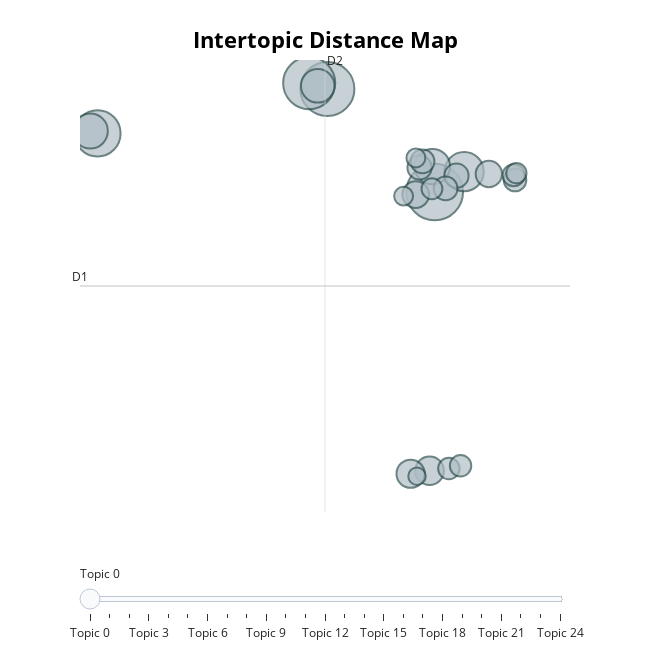

The cell this chart's notebook holds for it:
### Code cell
cc_topic_model.visualize_topics()

### Figure 1 — Plotly figure (JSON) as saved in the notebook; plotly's stock layout.template omitted (floating-point values rounded to 4 significant figures)
{"data": [{"customdata": [[0, "energy | power | electricity | system | wind", 125], [1, "specie | change | population | forest | climate", 114], [2, "solar | temperature | global | cycle | year", 106], [3, "opinion | topic | user | climate | change", 83], [4, "crop | agricultural | agriculture | yield | food", 60], [5, "precipitation | datum | model | weather | prediction", 49], [6, "research | climate | science | change | policy", 48], [7, "climate | system | response | model | equilibrium", 44], [8, "rainfall | precipitation | drought | region | model", 32], [9, "ice | seaice | model | ocean | observation", 31], [10, "emission | civilization | energy | global | co", 28], [11, "wildfire | fire | detection | risk | burn", 27], [12, "co | adsorption | material | dope | reaction", 23], [13, "methane | emission | satellite | pollutant | prediction", 23], [14, "vehicle | charge | transport | evs | emission", 22], [15, "dataset | image | remotesense | imagery | model", 22], [16, "urban | city | tree | heat | building", 20], [17, "disaster | flood | network | risk | hurricane", 19], [18, "extreme | event | temperature | distribution | quantile", 18], [19, "model | projection | uncertainty | climate | gcm", 18], [20, "policy | decision | model | damage | dice", 17], [21, "disease | spread | rainfall | mosquito | pandemic", 16], [22, "gasmixture | gas | detector | rpc | mixture", 14], [23, "forest | tree | deforestation | lidar | accuracy", 14], [24, "co | injection | storage | pressure | aquifer", 12]], "hovertemplate": "<b>Topic %{customdata[0]}</b><br>%{customdata[1]}<br>Size: %{customdata[2]}", "legendgroup": "", "marker": {"color": "#B0BEC5", "line": {"color": "DarkSlateGrey", "width": 2}, "size": [125, 114, 106, 83, 60, 49, 48, 44, 32, 31, 28, 27, 23, 23, 22, 22, 20, 19, 18, 18, 17, 16, 14, 14, 12], "sizemode": "area", "sizeref": 0.07812, "symbol": "circle"}, "mode": "markers", "name": "", "orientation": "v", "showlegend": false, "type": "scatter", "x": [6.543, 3.996, 3.564, -1.456, 7.24, 6.487, -1.628, 3.767, 6.42, 5.97, 6.091, 7.826, 7.058, 6.183, 6.801, 6.253, 8.447, 8.415, 6.878, 7.155, 6.477, 8.479, 5.805, 6.096, 6.123], "xaxis": "x", "y": [3.338, 10.95, 11.38, 7.666, 4.837, 5.211, 7.838, 11.18, -17.25, -17.48, 3.146, 4.665, 4.538, 5.146, 3.601, 5.597, 4.227, 4.577, -17.09, -16.89, 3.577, 4.725, 3.031, 5.852, -17.66], "yaxis": "y"}], "layout": {"annotations": [{"showarrow": false, "text": "D1", "x": -1.872, "y": -3.609, "yshift": 10}, {"showarrow": false, "text": "D2", "x": 3.94, "xshift": 10, "y": 13.09}], "height": 650, "hoverlabel": {"bgcolor": "white", "font": {"family": "Rockwell", "size": 16}}, "legend": {"itemsizing": "constant", "tracegroupgap": 0}, "margin": {"t": 60}, "shapes": [{"line": {"color": "#CFD8DC", "width": 2}, "type": "line", "x0": 3.94, "x1": 3.94, "y0": -20.3, "y1": 13.09}, {"line": {"color": "#9E9E9E", "width": 2}, "type": "line", "x0": -1.872, "x1": 9.751, "y0": -3.609, "y1": -3.609}], "sliders": [{"active": 0, "pad": {"t": 50}, "steps": [{"args": [{"marker.color": [["red", "#B0BEC5", "#B0BEC5", "#B0BEC5", "#B0BEC5", "#B0BEC5", "#B0BEC5", "#B0BEC5", "#B0BEC5", "#B0BEC5", "#B0BEC5", "#B0BEC5", "#B0BEC5", "#B0BEC5", "#B0BEC5", "#B0BEC5", "#B0BEC5", "#B0BEC5", "#B0BEC5", "#B0BEC5", "#B0BEC5", "#B0BEC5", "#B0BEC5", "#B0BEC5", "#B0BEC5"]]}], "label": "Topic 0", "method": "update"}, {"args": [{"marker.color": [["#B0BEC5", "red", "#B0BEC5", "#B0BEC5", "#B0BEC5", "#B0BEC5", "#B0BEC5", "#B0BEC5", "#B0BEC5", "#B0BEC5", "#B0BEC5", "#B0BEC5", "#B0BEC5", "#B0BEC5", "#B0BEC5", "#B0BEC5", "#B0BEC5", "#B0BEC5", "#B0BEC5", "#B0BEC5", "#B0BEC5", "#B0BEC5", "#B0BEC5", "#B0BEC5", "#B0BEC5"]]}], "label": "Topic 1", "method": "update"}, {"args": [{"marker.color": [["#B0BEC5", "#B0BEC5", "red", "#B0BEC5", "#B0BEC5", "#B0BEC5", "#B0BEC5", "#B0BEC5", "#B0BEC5", "#B0BEC5", "#B0BEC5", "#B0BEC5", "#B0BEC5", "#B0BEC5", "#B0BEC5", "#B0BEC5", "#B0BEC5", "#B0BEC5", "#B0BEC5", "#B0BEC5", "#B0BEC5", "#B0BEC5", "#B0BEC5", "#B0BEC5", "#B0BEC5"]]}], "label": "Topic 2", "method": "update"}, {"args": [{"marker.color": [["#B0BEC5", "#B0BEC5", "#B0BEC5", "red", "#B0BEC5", "#B0BEC5", "#B0BEC5", "#B0BEC5", "#B0BEC5", "#B0BEC5", "#B0BEC5", "#B0BEC5", "#B0BEC5", "#B0BEC5", "#B0BEC5", "#B0BEC5", "#B0BEC5", "#B0BEC5", "#B0BEC5", "#B0BEC5", "#B0BEC5", "#B0BEC5", "#B0BEC5", "#B0BEC5", "#B0BEC5"]]}], "label": "Topic 3", "method": "update"}, {"args": [{"marker.color": [["#B0BEC5", "#B0BEC5", "#B0BEC5", "#B0BEC5", "red", "#B0BEC5", "#B0BEC5", "#B0BEC5", "#B0BEC5", "#B0BEC5", "#B0BEC5", "#B0BEC5", "#B0BEC5", "#B0BEC5", "#B0BEC5", "#B0BEC5", "#B0BEC5", "#B0BEC5", "#B0BEC5", "#B0BEC5", "#B0BEC5", "#B0BEC5", "#B0BEC5", "#B0BEC5", "#B0BEC5"]]}], "label": "Topic 4", "method": "update"}, {"args": [{"marker.color": [["#B0BEC5", "#B0BEC5", "#B0BEC5", "#B0BEC5", "#B0BEC5", "red", "#B0BEC5", "#B0BEC5", "#B0BEC5", "#B0BEC5", "#B0BEC5", "#B0BEC5", "#B0BEC5", "#B0BEC5", "#B0BEC5", "#B0BEC5", "#B0BEC5", "#B0BEC5", "#B0BEC5", "#B0BEC5", "#B0BEC5", "#B0BEC5", "#B0BEC5", "#B0BEC5", "#B0BEC5"]]}], "label": "Topic 5", "method": "update"}, {"args": [{"marker.color": [["#B0BEC5", "#B0BEC5", "#B0BEC5", "#B0BEC5", "#B0BEC5", "#B0BEC5", "red", "#B0BEC5", "#B0BEC5", "#B0BEC5", "#B0BEC5", "#B0BEC5", "#B0BEC5", "#B0BEC5", "#B0BEC5", "#B0BEC5", "#B0BEC5", "#B0BEC5", "#B0BEC5", "#B0BEC5", "#B0BEC5", "#B0BEC5", "#B0BEC5", "#B0BEC5", "#B0BEC5"]]}], "label": "Topic 6", "method": "update"}, {"args": [{"marker.color": [["#B0BEC5", "#B0BEC5", "#B0BEC5", "#B0BEC5", "#B0BEC5", "#B0BEC5", "#B0BEC5", "red", "#B0BEC5", "#B0BEC5", "#B0BEC5", "#B0BEC5", "#B0BEC5", "#B0BEC5", "#B0BEC5", "#B0BEC5", "#B0BEC5", "#B0BEC5", "#B0BEC5", "#B0BEC5", "#B0BEC5", "#B0BEC5", "#B0BEC5", "#B0BEC5", "#B0BEC5"]]}], "label": "Topic 7", "method": "update"}, {"args": [{"marker.color": [["#B0BEC5", "#B0BEC5", "#B0BEC5", "#B0BEC5", "#B0BEC5", "#B0BEC5", "#B0BEC5", "#B0BEC5", "red", "#B0BEC5", "#B0BEC5", "#B0BEC5", "#B0BEC5", "#B0BEC5", "#B0BEC5", "#B0BEC5", "#B0BEC5", "#B0BEC5", "#B0BEC5", "#B0BEC5", "#B0BEC5", "#B0BEC5", "#B0BEC5", "#B0BEC5", "#B0BEC5"]]}], "label": "Topic 8", "method": "update"}, {"args": [{"marker.color": [["#B0BEC5", "#B0BEC5", "#B0BEC5", "#B0BEC5", "#B0BEC5", "#B0BEC5", "#B0BEC5", "#B0BEC5", "#B0BEC5", "red", "#B0BEC5", "#B0BEC5", "#B0BEC5", "#B0BEC5", "#B0BEC5", "#B0BEC5", "#B0BEC5", "#B0BEC5", "#B0BEC5", "#B0BEC5", "#B0BEC5", "#B0BEC5", "#B0BEC5", "#B0BEC5", "#B0BEC5"]]}], "label": "Topic 9", "method": "update"}, {"args": [{"marker.color": [["#B0BEC5", "#B0BEC5", "#B0BEC5", "#B0BEC5", "#B0BEC5", "#B0BEC5", "#B0BEC5", "#B0BEC5", "#B0BEC5", "#B0BEC5", "red", "#B0BEC5", "#B0BEC5", "#B0BEC5", "#B0BEC5", "#B0BEC5", "#B0BEC5", "#B0BEC5", "#B0BEC5", "#B0BEC5", "#B0BEC5", "#B0BEC5", "#B0BEC5", "#B0BEC5", "#B0BEC5"]]}], "label": "Topic 10", "method": "update"}, {"args": [{"marker.color": [["#B0BEC5", "#B0BEC5", "#B0BEC5", "#B0BEC5", "#B0BEC5", "#B0BEC5", "#B0BEC5", "#B0BEC5", "#B0BEC5", "#B0BEC5", "#B0BEC5", "red", "#B0BEC5", "#B0BEC5", "#B0BEC5", "#B0BEC5", "#B0BEC5", "#B0BEC5", "#B0BEC5", "#B0BEC5", "#B0BEC5", "#B0BEC5", "#B0BEC5", "#B0BEC5", "#B0BEC5"]]}], "label": "Topic 11", "method": "update"}, {"args": [{"marker.color": [["#B0BEC5", "#B0BEC5", "#B0BEC5", "#B0BEC5", "#B0BEC5", "#B0BEC5", "#B0BEC5", "#B0BEC5", "#B0BEC5", "#B0BEC5", "#B0BEC5", "#B0BEC5", "red", "#B0BEC5", "#B0BEC5", "#B0BEC5", "#B0BEC5", "#B0BEC5", "#B0BEC5", "#B0BEC5", "#B0BEC5", "#B0BEC5", "#B0BEC5", "#B0BEC5", "#B0BEC5"]]}], "label": "Topic 12", "method": "update"}, {"args": [{"marker.color": [["#B0BEC5", "#B0BEC5", "#B0BEC5", "#B0BEC5", "#B0BEC5", "#B0BEC5", "#B0BEC5", "#B0BEC5", "#B0BEC5", "#B0BEC5", "#B0BEC5", "#B0BEC5", "#B0BEC5", "red", "#B0BEC5", "#B0BEC5", "#B0BEC5", "#B0BEC5", "#B0BEC5", "#B0BEC5", "#B0BEC5", "#B0BEC5", "#B0BEC5", "#B0BEC5", "#B0BEC5"]]}], "label": "Topic 13", "method": "update"}, {"args": [{"marker.color": [["#B0BEC5", "#B0BEC5", "#B0BEC5", "#B0BEC5", "#B0BEC5", "#B0BEC5", "#B0BEC5", "#B0BEC5", "#B0BEC5", "#B0BEC5", "#B0BEC5", "#B0BEC5", "#B0BEC5", "#B0BEC5", "red", "#B0BEC5", "#B0BEC5", "#B0BEC5", "#B0BEC5", "#B0BEC5", "#B0BEC5", "#B0BEC5", "#B0BEC5", "#B0BEC5", "#B0BEC5"]]}], "label": "Topic 14", "method": "update"}, {"args": [{"marker.color": [["#B0BEC5", "#B0BEC5", "#B0BEC5", "#B0BEC5", "#B0BEC5", "#B0BEC5", "#B0BEC5", "#B0BEC5", "#B0BEC5", "#B0BEC5", "#B0BEC5", "#B0BEC5", "#B0BEC5", "#B0BEC5", "#B0BEC5", "red", "#B0BEC5", "#B0BEC5", "#B0BEC5", "#B0BEC5", "#B0BEC5", "#B0BEC5", "#B0BEC5", "#B0BEC5", "#B0BEC5"]]}], "label": "Topic 15", "method": "update"}, {"args": [{"marker.color": [["#B0BEC5", "#B0BEC5", "#B0BEC5", "#B0BEC5", "#B0BEC5", "#B0BEC5", "#B0BEC5", "#B0BEC5", "#B0BEC5", "#B0BEC5", "#B0BEC5", "#B0BEC5", "#B0BEC5", "#B0BEC5", "#B0BEC5", "#B0BEC5", "red", "#B0BEC5", "#B0BEC5", "#B0BEC5", "#B0BEC5", "#B0BEC5", "#B0BEC5", "#B0BEC5", "#B0BEC5"]]}], "label": "Topic 16", "method": "update"}, {"args": [{"marker.color": [["#B0BEC5", "#B0BEC5", "#B0BEC5", "#B0BEC5", "#B0BEC5", "#B0BEC5", "#B0BEC5", "#B0BEC5", "#B0BEC5", "#B0BEC5", "#B0BEC5", "#B0BEC5", "#B0BEC5", "#B0BEC5", "#B0BEC5", "#B0BEC5", "#B0BEC5", "red", "#B0BEC5", "#B0BEC5", "#B0BEC5", "#B0BEC5", "#B0BEC5", "#B0BEC5", "#B0BEC5"]]}], "label": "Topic 17", "method": "update"}, {"args": [{"marker.color": [["#B0BEC5", "#B0BEC5", "#B0BEC5", "#B0BEC5", "#B0BEC5", "#B0BEC5", "#B0BEC5", "#B0BEC5", "#B0BEC5", "#B0BEC5", "#B0BEC5", "#B0BEC5", "#B0BEC5", "#B0BEC5", "#B0BEC5", "#B0BEC5", "#B0BEC5", "#B0BEC5", "red", "#B0BEC5", "#B0BEC5", "#B0BEC5", "#B0BEC5", "#B0BEC5", "#B0BEC5"]]}], "label": "Topic 18", "method": "update"}, {"args": [{"marker.color": [["#B0BEC5", "#B0BEC5", "#B0BEC5", "#B0BEC5", "#B0BEC5", "#B0BEC5", "#B0BEC5", "#B0BEC5", "#B0BEC5", "#B0BEC5", "#B0BEC5", "#B0BEC5", "#B0BEC5", "#B0BEC5", "#B0BEC5", "#B0BEC5", "#B0BEC5", "#B0BEC5", "#B0BEC5", "red", "#B0BEC5", "#B0BEC5", "#B0BEC5", "#B0BEC5", "#B0BEC5"]]}], "label": "Topic 19", "method": "update"}, {"args": [{"marker.color": [["#B0BEC5", "#B0BEC5", "#B0BEC5", "#B0BEC5", "#B0BEC5", "#B0BEC5", "#B0BEC5", "#B0BEC5", "#B0BEC5", "#B0BEC5", "#B0BEC5", "#B0BEC5", "#B0BEC5", "#B0BEC5", "#B0BEC5", "#B0BEC5", "#B0BEC5", "#B0BEC5", "#B0BEC5", "#B0BEC5", "red", "#B0BEC5", "#B0BEC5", "#B0BEC5", "#B0BEC5"]]}], "label": "Topic 20", "method": "update"}, {"args": [{"marker.color": [["#B0BEC5", "#B0BEC5", "#B0BEC5", "#B0BEC5", "#B0BEC5", "#B0BEC5", "#B0BEC5", "#B0BEC5", "#B0BEC5", "#B0BEC5", "#B0BEC5", "#B0BEC5", "#B0BEC5", "#B0BEC5", "#B0BEC5", "#B0BEC5", "#B0BEC5", "#B0BEC5", "#B0BEC5", "#B0BEC5", "#B0BEC5", "red", "#B0BEC5", "#B0BEC5", "#B0BEC5"]]}], "label": "Topic 21", "method": "update"}, {"args": [{"marker.color": [["#B0BEC5", "#B0BEC5", "#B0BEC5", "#B0BEC5", "#B0BEC5", "#B0BEC5", "#B0BEC5", "#B0BEC5", "#B0BEC5", "#B0BEC5", "#B0BEC5", "#B0BEC5", "#B0BEC5", "#B0BEC5", "#B0BEC5", "#B0BEC5", "#B0BEC5", "#B0BEC5", "#B0BEC5", "#B0BEC5", "#B0BEC5", "#B0BEC5", "red", "#B0BEC5", "#B0BEC5"]]}], "label": "Topic 22", "method": "update"}, {"args": [{"marker.color": [["#B0BEC5", "#B0BEC5", "#B0BEC5", "#B0BEC5", "#B0BEC5", "#B0BEC5", "#B0BEC5", "#B0BEC5", "#B0BEC5", "#B0BEC5", "#B0BEC5", "#B0BEC5", "#B0BEC5", "#B0BEC5", "#B0BEC5", "#B0BEC5", "#B0BEC5", "#B0BEC5", "#B0BEC5", "#B0BEC5", "#B0BEC5", "#B0BEC5", "#B0BEC5", "red", "#B0BEC5"]]}], "label": "Topic 23", "method": "update"}, {"args": [{"marker.color": [["#B0BEC5", "#B0BEC5", "#B0BEC5", "#B0BEC5", "#B0BEC5", "#B0BEC5", "#B0BEC5", "#B0BEC5", "#B0BEC5", "#B0BEC5", "#B0BEC5", "#B0BEC5", "#B0BEC5", "#B0BEC5", "#B0BEC5", "#B0BEC5", "#B0BEC5", "#B0BEC5", "#B0BEC5", "#B0BEC5", "#B0BEC5", "#B0BEC5", "#B0BEC5", "#B0BEC5", "red"]]}], "label": "Topic 24", "method": "update"}]}], "title": {"font": {"color": "Black", "size": 22}, "text": "<b>Intertopic Distance Map</b>", "x": 0.5, "xanchor": "center", "y": 0.95, "yanchor": "top"}, "width": 650, "xaxis": {"anchor": "y", "domain": [0, 1], "range": [-1.872, 9.751], "title": {"text": ""}, "visible": false}, "yaxis": {"anchor": "x", "domain": [0, 1], "range": [-20.3, 13.09], "title": {"text": ""}, "visible": false}}}
